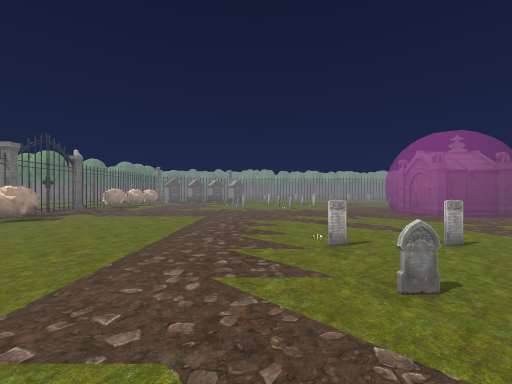
[1] (above)

22 first-person views from a walk through a Unity game level. The camera is 1.3 m above the floor, looks level and sees 90° across. The floor is counted in squares, 2 m on a side. Each view is taken from the middle of a square. On the plan, view 1 faces up. The plan holds only what a view shows up to about 9 squares ahead; the rest is blank. The place goes on beyond the plan. Some trees and plants on the terrain are drawn as simple stand-ins. The player character is not drawn. Some surface patterns are stand-ins.

[2]
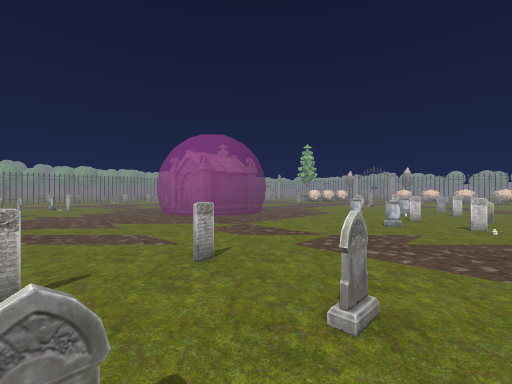

[3]
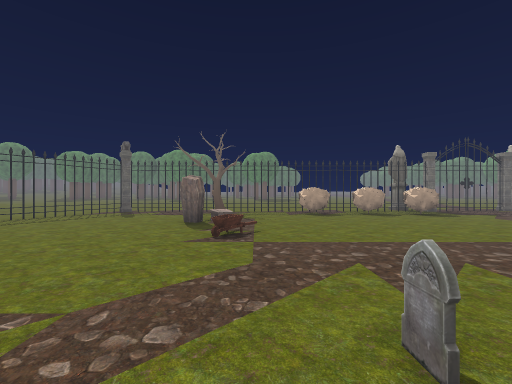

[4]
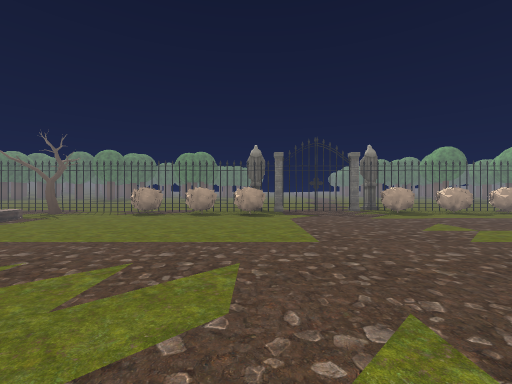

[5]
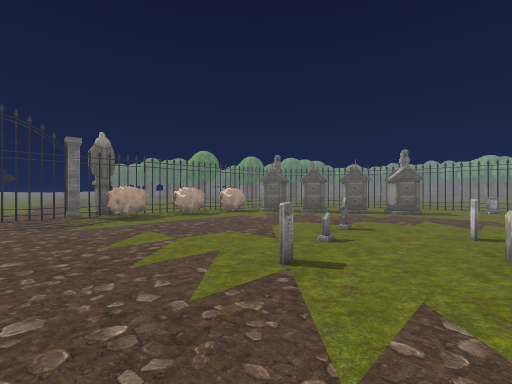

[6]
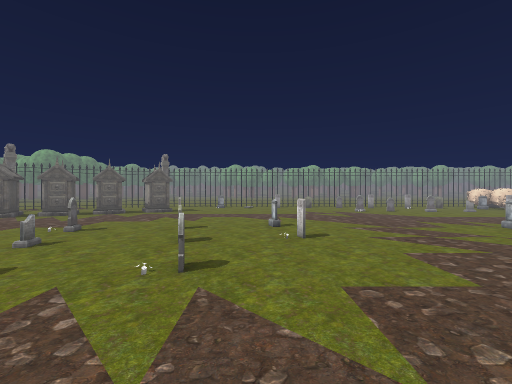

[7]
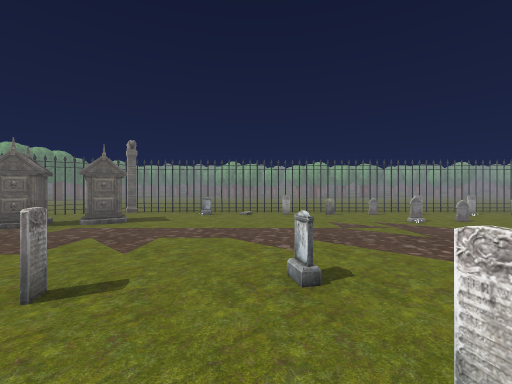

[8]
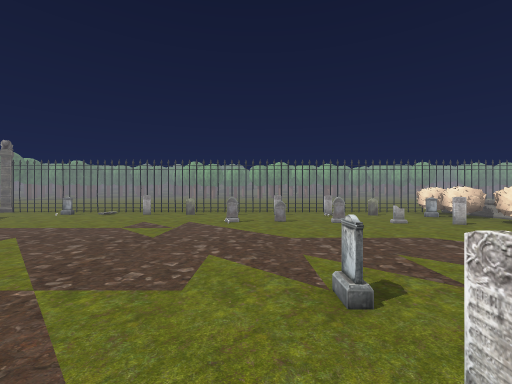

[9]
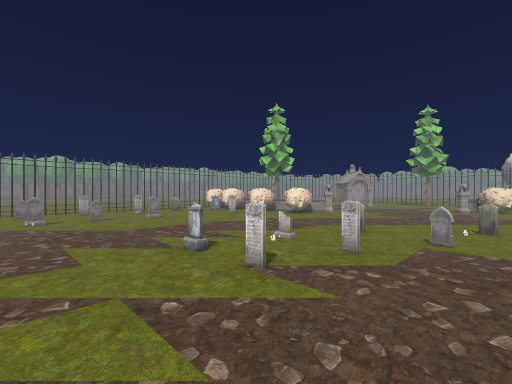

[10]
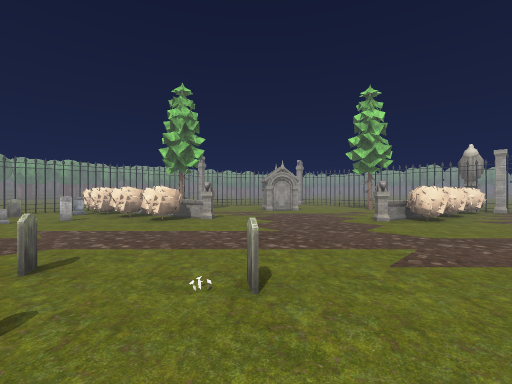

[11]
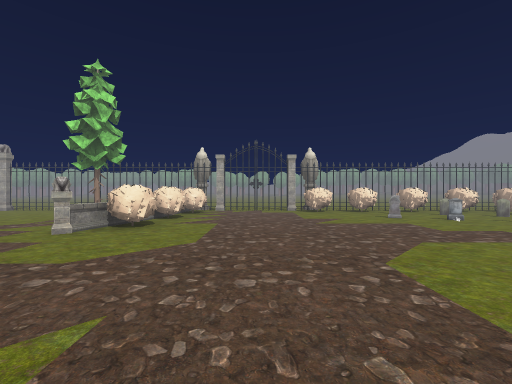

[12]
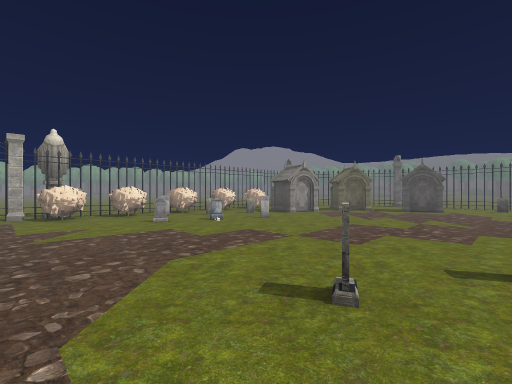

[13]
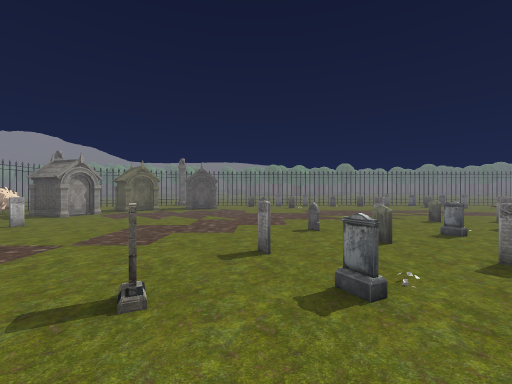

[14]
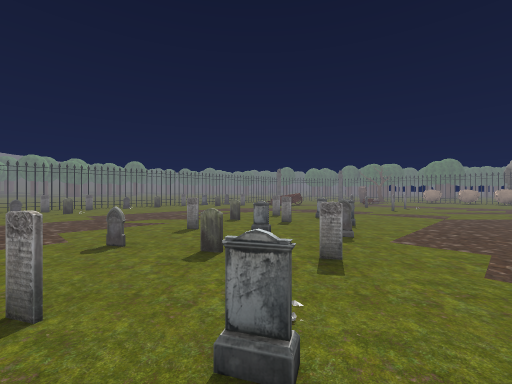

[15]
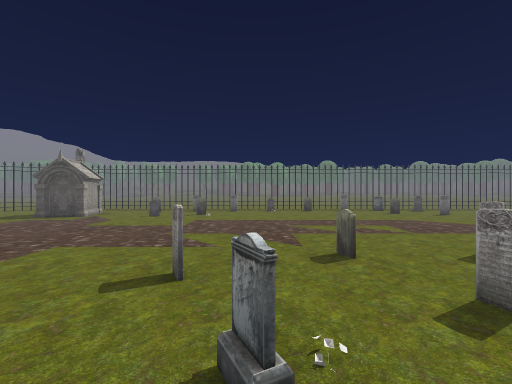

[16]
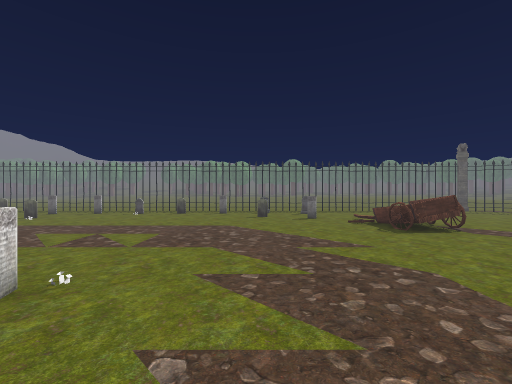

[17]
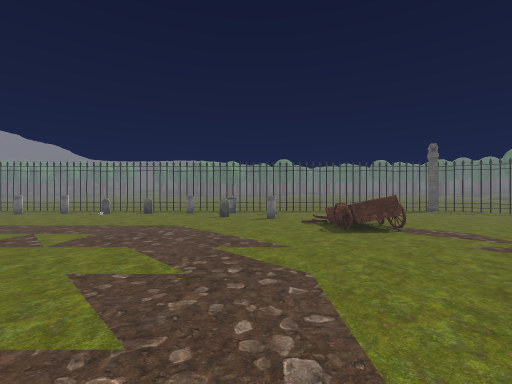

[18]
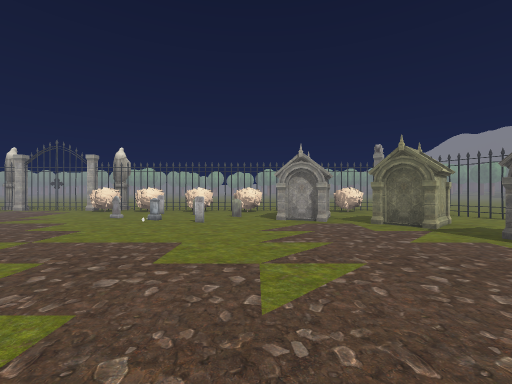

[19]
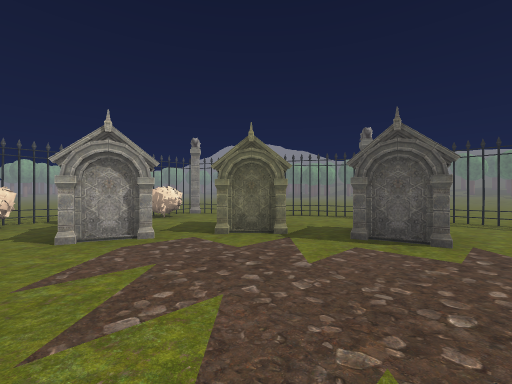

[20]
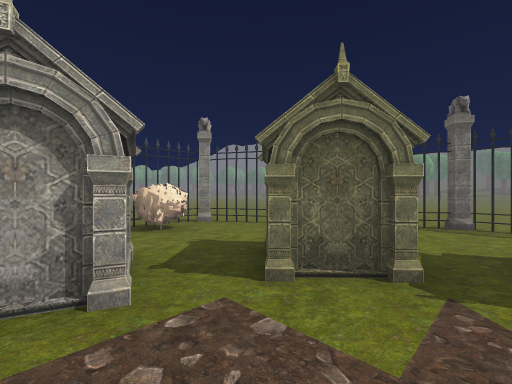

[21]
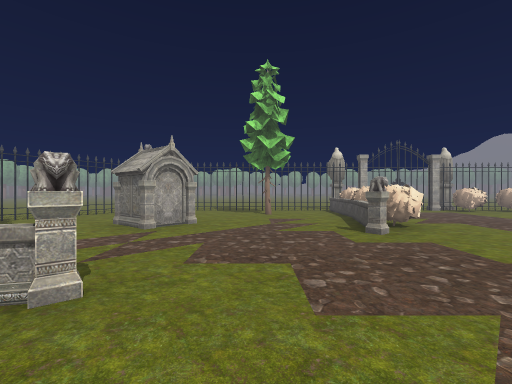

[22]
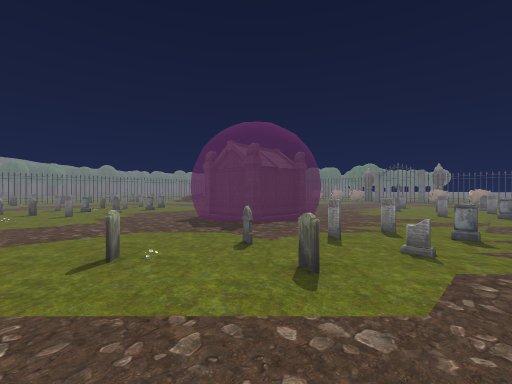

### Floor plan
Key: @ floor where view 1 was taken; # wall or solid block; x gap in a wall; . floor; / step, stairs or slope; T tombstone; S statue; C cart; R tree; O other object.
Columns run from 7 left of view 1 to 21 right of it. Each row starts with its distance up from view 1.
 19      x.#x..x#..###O#   x..
 18    #....T.OOT.TTT.TO   ..#
 17     .OO.....T.T...OO R ...
 16   .OOO.........TTTOO ..O...#
 15   OO..............OOO..OO..#
 14 .OO.................O..O...#
 13 #O......TT....T...........R#
 12 #OO...T...T...TTT..........#
 11 ......T.T......TT.....OO...#
 10 SOO....TT.... ...T.....OOOOSS
  9 #...........OOO............#
  8 ........... OOO............#
  7 #...........OOO............#.
  6 SOO.......................OSS
  5 #O...............TT.T.....O#.
  4 #OO...........OT.T.T....T.O#.
  3 #OO.....TT...T.TT.T.....TOO#
  2 ........TT.......T.....T.TO#
  1 .....C........TT..........O#.
  0 xR./O..@................O#O#.
 -1 .........O...............OO#
 -2 #........//............OO.O#.
 -3 x......../.T......TO.OOO...x.
 -4 .##..... ...T......T.O....#..
 -5 ...##..  ..OOOOO.OO.....##...
 -6 .....x.  ...###..##...#x.....

Positions as (right, up) in squares from view 1, and headings:
1: (0, 0), facing up
2: (1, 1), facing up-right
3: (2, 1), facing left
4: (2, 6), facing left
5: (1, 8), facing up-left
6: (2, 8), facing up
7: (2, 11), facing up
8: (6, 11), facing up
9: (5, 10), facing up-right
10: (9, 9), facing up-right
11: (11, 8), facing right
12: (12, 7), facing down-right
13: (12, 7), facing down
14: (12, 6), facing down-left
15: (9, 4), facing down
16: (5, 3), facing down
17: (4, 3), facing down
18: (11, 1), facing right
19: (13, 1), facing down-right
20: (15, 0), facing down-right
21: (11, 13), facing right
22: (11, 13), facing down-left
